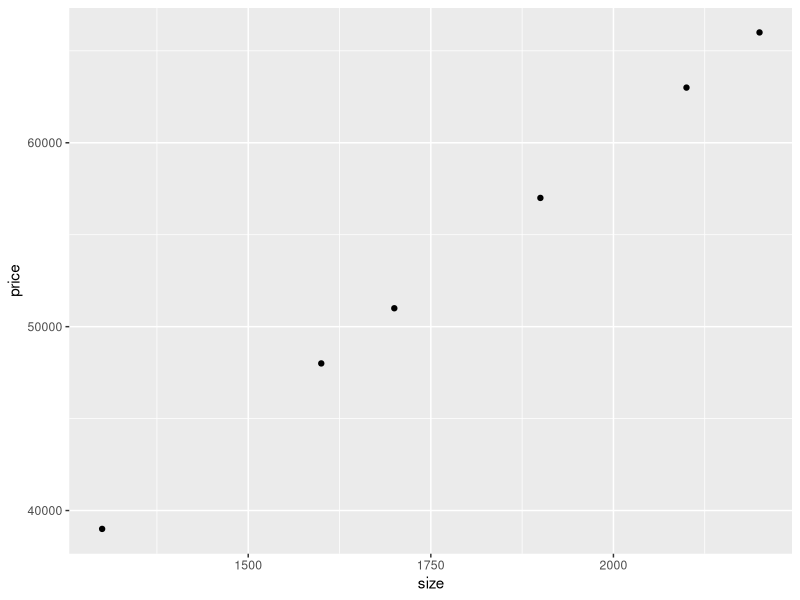
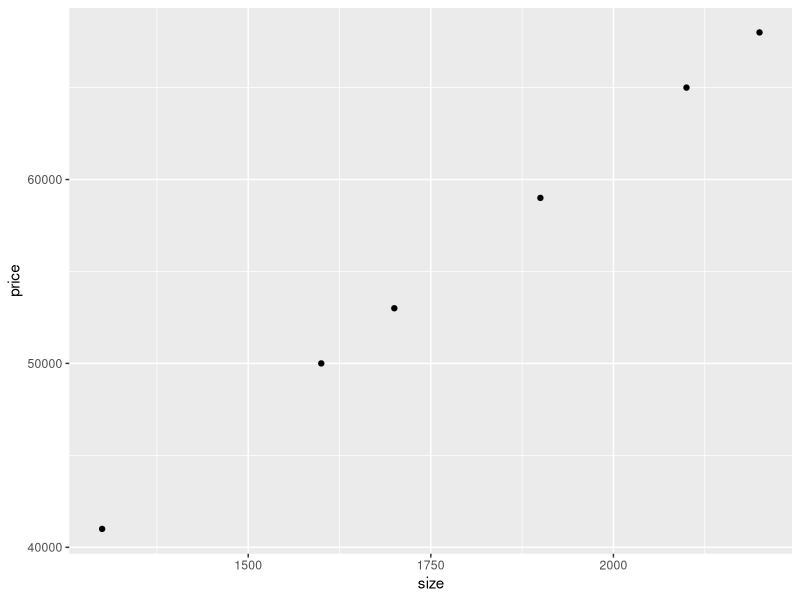
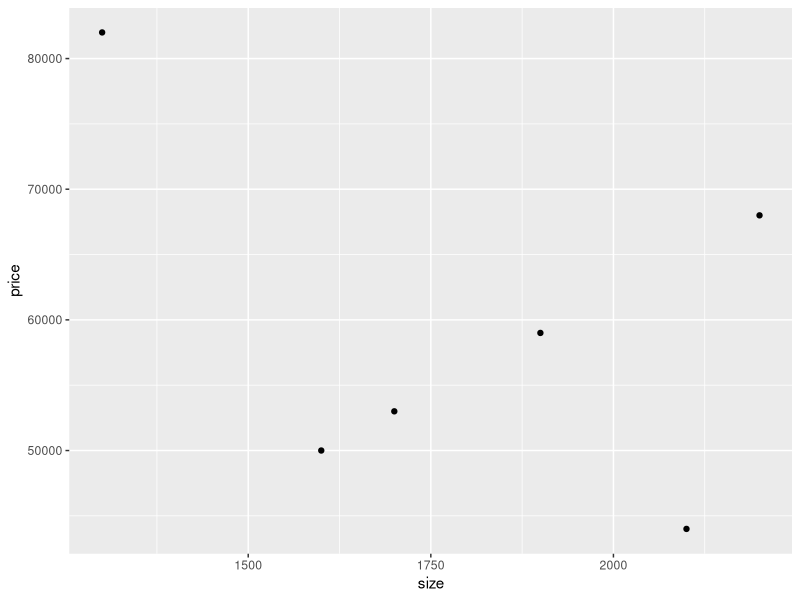

R code for these plots, in order:
library(tidyverse)

# 3. scatterplots

data <- tibble(size= c(1700, 2100, 1900, 1300, 1600, 2200), 
       price = c(51000,63000,57000,39000,48000,66000)) 

data %>%
  ggplot(aes(size, price)) +
  geom_point()

# is there a fixed prize pr square foot
data <- tibble(size= c(1700, 2100, 1900, 1300, 1600, 2200), 
               price = c(53000,65000,59000,41000,50000,68000)) 

data %>% mutate(pr_sqf = price/size)
lm(price~size, data = data)

# Make your own 2
data %>% 
  ggplot(aes(size, price)) +
  geom_point()

# find the constant
lm(price~size, data = data)

# is it linear
data <- tibble(size= c(1700, 2100, 1900, 1300, 1600, 2200), 
               price = c(53000,44000,59000,82000,50000,68000)) 
data %>% 
  ggplot(aes(size, price)) +
  geom_point()


